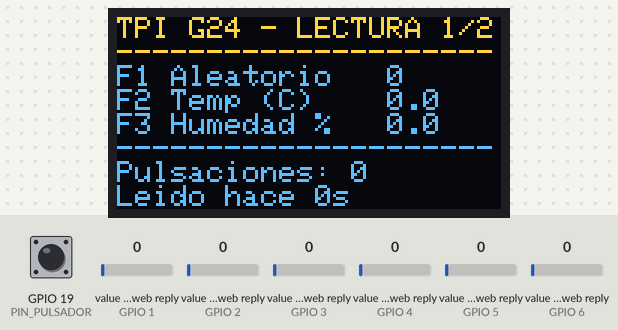
Bench run of a sketch on a simulated ESP32. Shown: 128×64 one-colour display. The test bench sets the inputs (shaded band); at power-on: value in the web reply (sensors on GPIO 1, GPIO 2, GPIO 3, GPIO 4, GPIO 5, GPIO 6) 0, GPIO 19 (PIN_PULSADOR) HIGH. The OLED is the two-colour kind (top 16 rows yellow); WiFi joins after 1.5 s; servers stay silent unless stated; web services answer with replies made up by the test bench; what the sketch prints to the serial monitor is not drawn.

Above: at 1.6 s.
At 2.7 s:
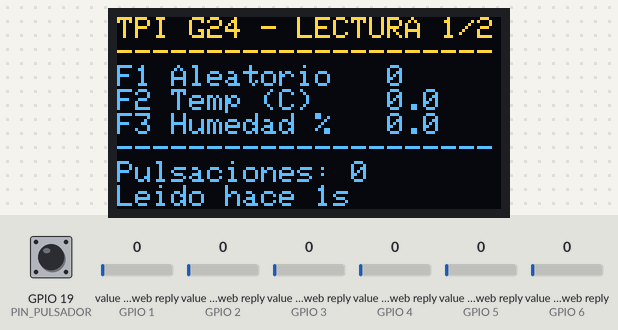
2.8 s: value in the web reply (sensor on GPIO 1) set to 2
14.8 s: value in the web reply (sensor on GPIO 2) set to 2
At 18.2 s:
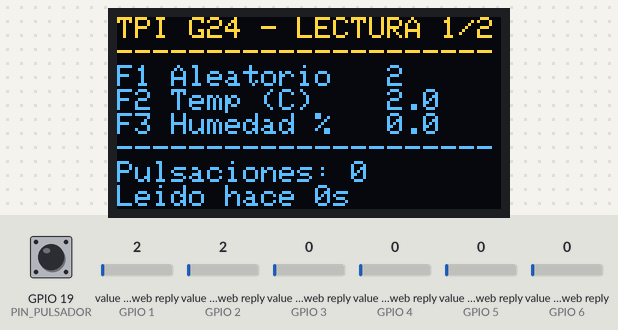
26.8 s: value in the web reply (sensor on GPIO 3) set to 2
At 35.3 s:
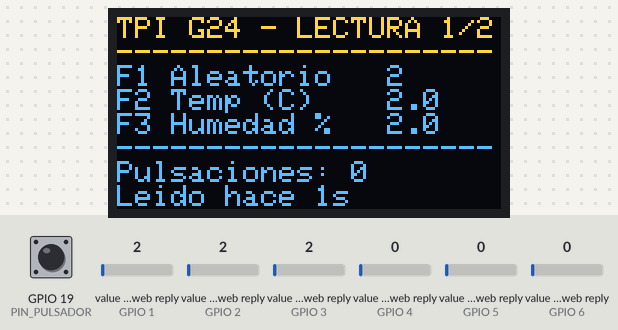
38.8 s: value in the web reply (sensor on GPIO 4) set to 2
At 52.7 s:
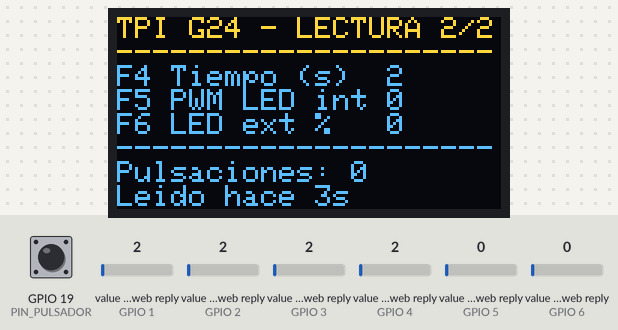
52.8 s: value in the web reply (sensor on GPIO 5) set to 2
66.8 s: GPIO 19 (PIN_PULSADOR) pulled LOW for 3 s
At 69.2 s:
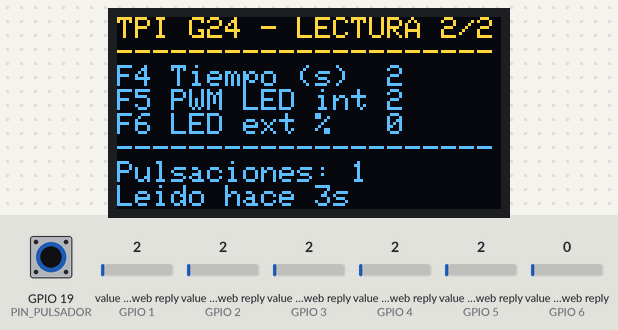

Measured:
- what the display in image 0 shows lasts 1.0 s, from 1.6 s to 2.6 s

The sketch:

sketch_lectura_grupo_24.ino
```cpp
/*
 * TPI IoT 4K3 - Grupo 24 - SKETCH 2: LECTURA
 * Se sube por OTA desde el puerto de red que habilito el Sketch 1.
 * Lee los 6 campos del canal de ThingSpeak, cuenta las pulsaciones del
 * pulsador y muestra todo en el OLED en 2 pantallas rotativas de 3 campos.
 * Tambien mantiene OTA activo para poder volver a subir por WiFi.
 *
 * Placa de la catedra: Pulsador GPIO19 (push del encoder), OLED SH1106 0x3C
 */
#include <WiFi.h>
#include <ArduinoOTA.h>
#include <ThingSpeak.h>
#include <Wire.h>
#include <Adafruit_GFX.h>
#include <Adafruit_SSD1306.h>

// ===================== CONFIGURACION (completar) =====================
const char *WIFI_SSID = "Wokwi-GUEST";   // La misma red que el Sketch 1
const char *WIFI_PASS = "";
unsigned long CANAL_ID = 3546746;                   // El MISMO canal (publico) del Sketch 1
const char *OTA_HOSTNAME = "esp32-grupo24";
// =====================================================================

const int PIN_PULSADOR = 19;

const unsigned long INTERVALO_LECTURA = 16000;  // mismo ritmo con el que se escribe
const unsigned long INTERVALO_PANTALLA = 4000;  // cambia de pantalla cada 4 s
const unsigned long INTERVALO_DISPLAY = 200;
const unsigned long ANTIRREBOTE_MS = 200;

const char *NOMBRES[6] = {
  "Aleatorio", "Temp (C)", "Humedad %", "Tiempo (s)", "PWM LED int", "LED ext %"
};

Adafruit_SSD1306 display(128, 64, &Wire, -1);
WiFiClient cliente;

float campos[6] = {NAN, NAN, NAN, NAN, NAN, NAN};
int ultimoEstadoLectura = 0;   // 200 = OK
int pantalla = 0;              // 0 = campos 1-3, 1 = campos 4-6

// El pulsador se cuenta por interrupcion: asi no se pierden pulsaciones
// mientras la ESP32 esta esperando la respuesta de ThingSpeak.
volatile unsigned long pulsaciones = 0;
volatile unsigned long tUltimaPulsacion = 0;

unsigned long tLectura = 0, tPantalla = 0, tDisplay = 0, tUltimaLecturaOk = 0;

void IRAM_ATTR alPresionar() {
  unsigned long ahora = millis();
  if (ahora - tUltimaPulsacion > ANTIRREBOTE_MS) {
    pulsaciones = pulsaciones + 1;
    tUltimaPulsacion = ahora;
  }
}

void mostrarMensaje(const char *linea1, const char *linea2) {
  display.clearDisplay();
  display.setCursor(0, 0);
  display.println(linea1);
  display.println(linea2);
  display.display();
}

void actualizarDisplay() {
  display.clearDisplay();
  display.setCursor(0, 0);
  display.printf("TPI G24 - LECTURA %d/2\n", pantalla + 1);
  display.println("---------------------");
  for (int i = pantalla * 3; i < pantalla * 3 + 3; i++) {
    if (isnan(campos[i])) {
      display.printf("F%d %-11s --\n", i + 1, NOMBRES[i]);
    } else if (i == 1 || i == 2) {
      display.printf("F%d %-11s %.1f\n", i + 1, NOMBRES[i], campos[i]);
    } else {
      display.printf("F%d %-11s %.0f\n", i + 1, NOMBRES[i], campos[i]);
    }
  }
  display.println("---------------------");
  display.printf("Pulsaciones: %lu\n", pulsaciones);
  if (ultimoEstadoLectura == 200) {
    display.printf("Leido hace %lus", (millis() - tUltimaLecturaOk) / 1000);
  } else if (ultimoEstadoLectura == 0) {
    display.print("Esperando datos...");
  } else {
    display.printf("Error lectura %d", ultimoEstadoLectura);
  }
  display.display();
}

void conectarWiFi() {
  WiFi.mode(WIFI_STA);
  WiFi.begin(WIFI_SSID, WIFI_PASS);
  mostrarMensaje("Conectando WiFi...", WIFI_SSID);
  Serial.print("Conectando a WiFi");
  while (WiFi.status() != WL_CONNECTED) {
    delay(500);
    Serial.print(".");
  }
  Serial.print("\nConectado. IP: ");
  Serial.println(WiFi.localIP());
}

void iniciarOTA() {
  ArduinoOTA.setHostname(OTA_HOSTNAME);
  ArduinoOTA.onStart([]() {
    mostrarMensaje("Actualizando OTA...", "No apagar la placa");
  });
  ArduinoOTA.begin();
}

void leerThingSpeak() {
  if (WiFi.status() != WL_CONNECTED) {
    WiFi.reconnect();
    return;
  }
  // Canal publico: no hace falta Read API Key. Trae el ultimo registro completo.
  ultimoEstadoLectura = ThingSpeak.readMultipleFields(CANAL_ID);
  if (ultimoEstadoLectura == 200) {
    for (int i = 0; i < 6; i++) {
      campos[i] = ThingSpeak.getFieldAsFloat(i + 1);
    }
    tUltimaLecturaOk = millis();
    Serial.printf("Lectura OK: %.0f | %.1f | %.1f | %.0f | %.0f | %.0f\n",
                  campos[0], campos[1], campos[2], campos[3], campos[4], campos[5]);
  } else {
    Serial.printf("Error leyendo el canal. HTTP %d\n", ultimoEstadoLectura);
  }
}

void setup() {
  Serial.begin(115200);

  display.begin(SSD1306_SWITCHCAPVCC, 0x3C);
  display.setTextSize(1);
  display.setTextColor(SSD1306_WHITE);

  pinMode(PIN_PULSADOR, INPUT_PULLUP);   // suelto = HIGH, apretado = LOW
  attachInterrupt(digitalPinToInterrupt(PIN_PULSADOR), alPresionar, FALLING);

  conectarWiFi();
  iniciarOTA();
  ThingSpeak.begin(cliente);

  leerThingSpeak();   // primera lectura al arrancar
  tLectura = millis();
}

void loop() {
  ArduinoOTA.handle();
  unsigned long ahora = millis();

  if (ahora - tLectura >= INTERVALO_LECTURA) {
    tLectura = ahora;
    leerThingSpeak();
  }
  if (ahora - tPantalla >= INTERVALO_PANTALLA) {
    tPantalla = ahora;
    pantalla = (pantalla + 1) % 2;
  }
  if (ahora - tDisplay >= INTERVALO_DISPLAY) {
    tDisplay = ahora;
    actualizarDisplay();
  }
}
```
